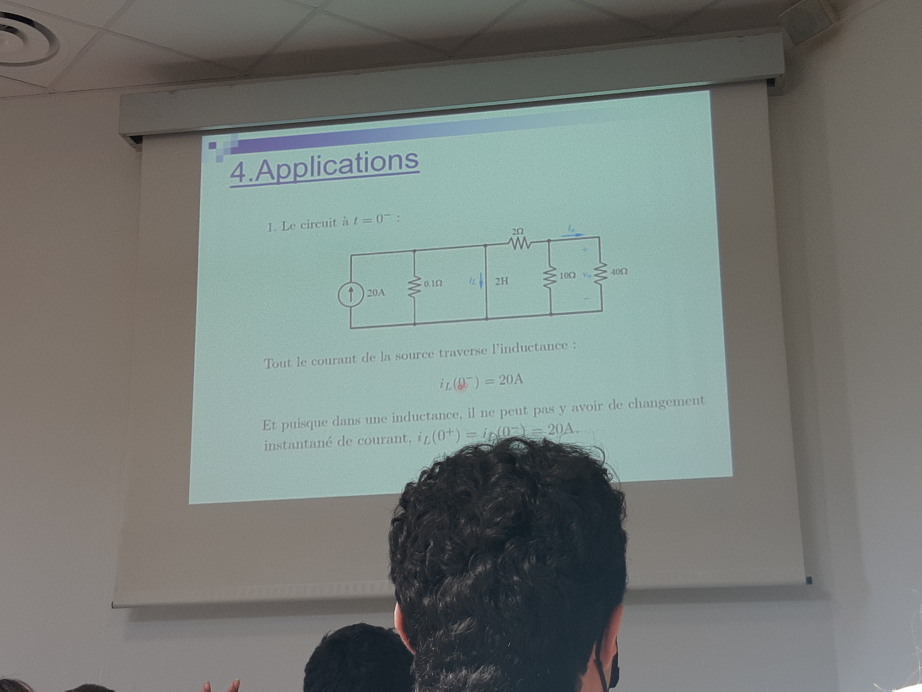
#> input picture Univ/cours/20210922_152358.jpg, 4608 x 3456 px, found by its file name (shown at 1/5 size)
$ python test.py
#> lines starting #> are read from the running program, lines starting #| are printed output that depends on the picture; after the words box and inside, x2 and y2 are one past the last pixel; in counts of white or black regions, pixels touching at a corner belong together
import cv2
import scan_mapper
import numpy as np

# directory = os.listdir("Dropbox\\ENSEM\\cours")

# for img_path in directory:
#     print(img_path)

img_ = cv2.imread("Dropbox\\ENSEM\\cours\\20210922_152358.jpg")
#> img_ is the input picture: shape (3456, 4608, 3); mean B, G, R 119.7, 123.6, 117.1

scale_percent = 30
width = int(img_.shape[1] * scale_percent / 100)
#> width = 1382
height = int(img_.shape[0] * scale_percent / 100)
#> height = 1036
dim = (width, height)
#> dim = (1382, 1036)

img = cv2.resize(img_, dim, interpolation=cv2.INTER_AREA)
img_2 = cv2.resize(img_, dim, interpolation=cv2.INTER_AREA)

thresh_val = 145

while True:
    grey = cv2.cvtColor(img, cv2.COLOR_BGR2GRAY)
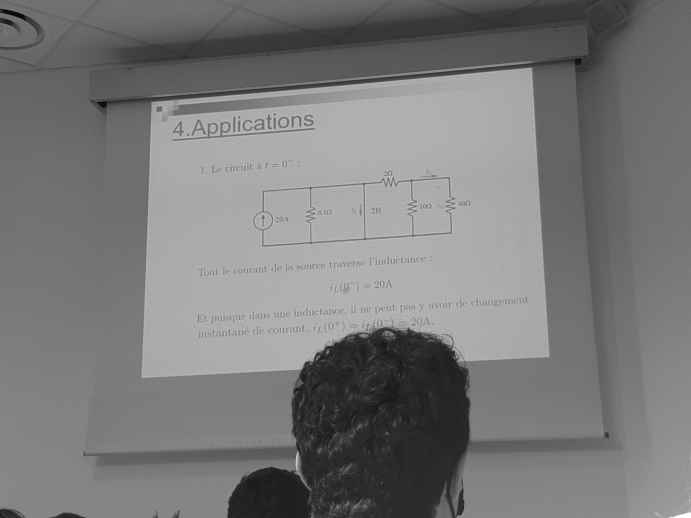
#> grey: shape (1036, 1382) (shown at 1/2 size); min 1, max 255, mean 121.2
    thresh = cv2.threshold(grey, thresh_val, 255, cv2.THRESH_BINARY)[1]
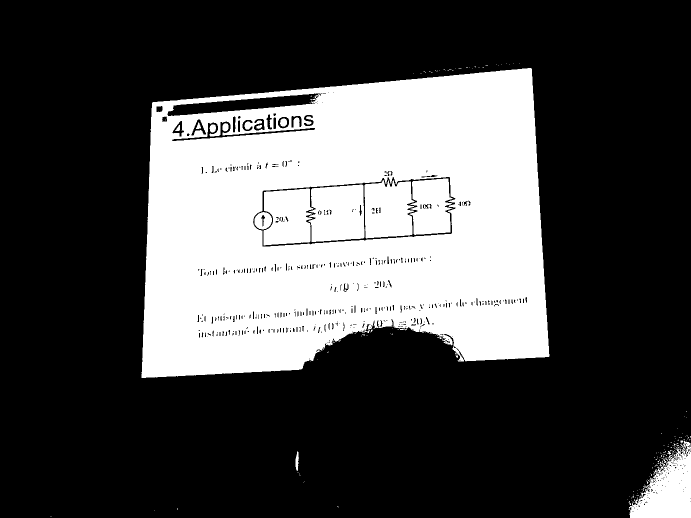
#> thresh: shape (1036, 1382) (shown at 1/2 size); 29.3% white; 180 white regions (163 under 20 px)
    cnt = cv2.findContours(thresh, cv2.RETR_EXTERNAL, cv2.CHAIN_APPROX_SIMPLE)[0]
#> cnt = 163 contours, 160 with area under 20; largest, box (x1, y1, x2, y2) and area: (283, 136, 1099, 756) 424979, (1257, 881, 1382, 1036) 11107, (591, 902, 598, 942) 137

    cnt = sorted(cnt, key=cv2.contourArea, reverse=True)

    # the loop extracts the boundary contours of the page
    for c in cnt:
        p = cv2.arcLength(c, True)
        approx = cv2.approxPolyDP(c, 0.02 * p, True)

        if len(approx) == 4:
            target = approx
            break
#> this loop made 16 passes
#> (p, target) on pass 16: (6.83, [[1302, 948], [1302, 950], [1303, 951], [1303, 949]])
#> p on passes 1 to 6: 3348.1, 919.2, 84.63, 27.9, 20.49, 33.56
    if len(approx) == 4:
#> (the run stopped early here; a loop or call above may not have finished)

$ run again, with Univ/cours/20210922_151502.jpg copied over Univ/cours/20210922_152358.jpg
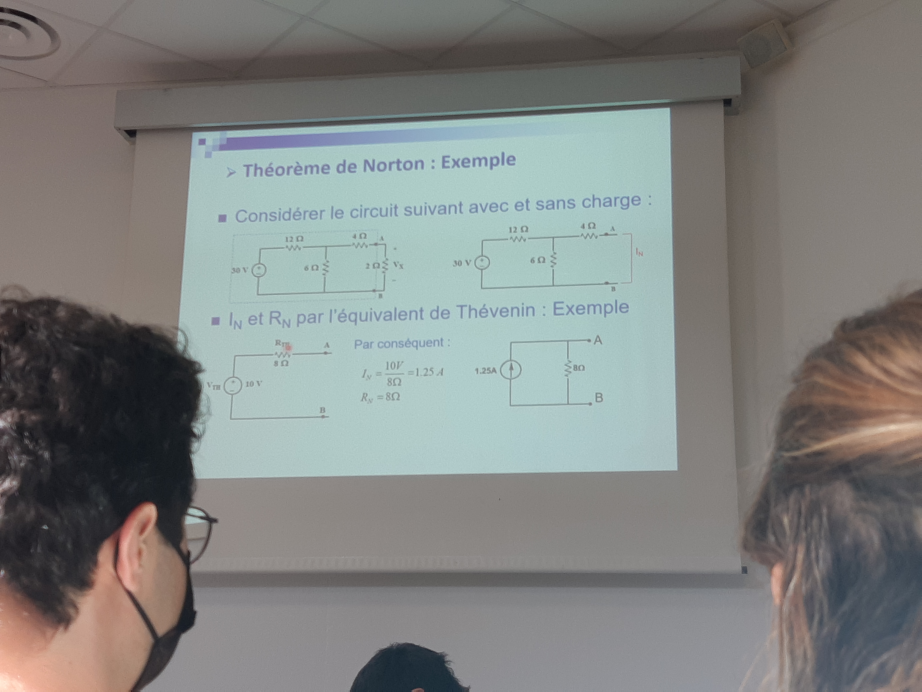
#> input picture Univ/cours/20210922_151502.jpg, 4608 x 3456 px, found by its file name (shown at 1/5 size)
#> img_ is the input picture: shape (3456, 4608, 3); mean B, G, R 128.5, 130.7, 127.9
#> `grey = cv2.cvtColor(img, cv2.COLOR_BGR2GRAY)`:
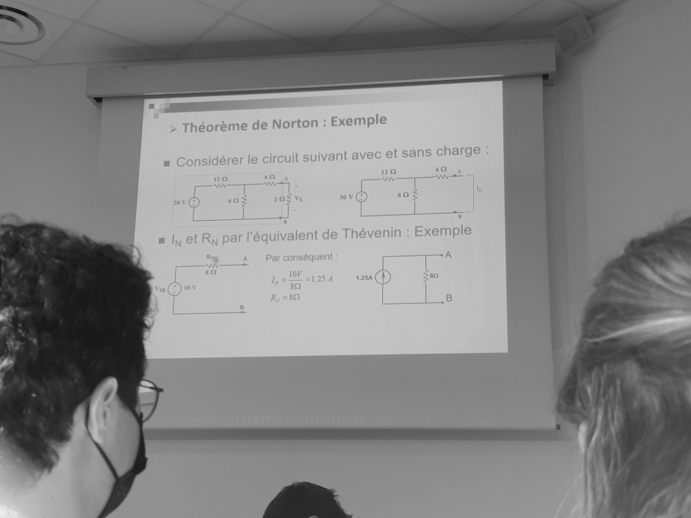
#> grey: shape (1036, 1382) (shown at 1/2 size); min 13, max 238, mean 129.6
#> `thresh = cv2.threshold(grey, thresh_val, 255, cv2.THRESH_BINARY)[1]`:
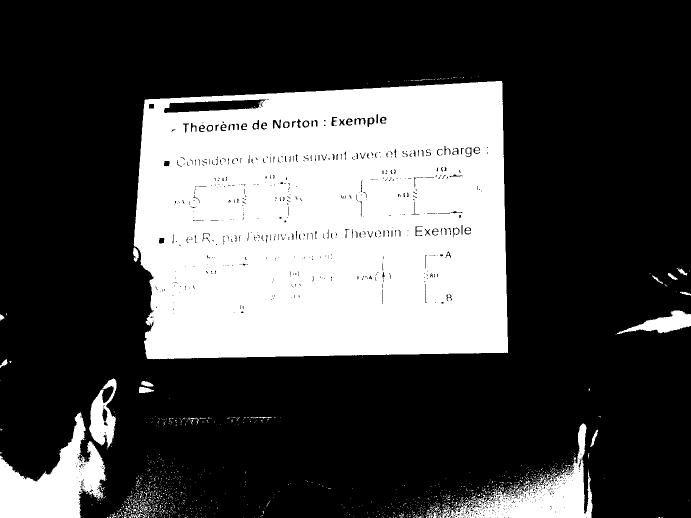
#> thresh: shape (1036, 1382) (shown at 1/2 size); 29.7% white; 1213 white regions (1166 under 20 px)
#> cnt = 1197 contours, 1178 with area under 20; largest, box (x1, y1, x2, y2) and area: (267, 162, 1016, 718) 383478, (0, 825, 211, 1036) 21224, (882, 847, 1185, 1036) 17068, (178, 757, 233, 897) 3966, (1233, 621, 1382, 669) 2892
#> the loop `for c in cnt:` made 1 pass
#> (p, target) on pass 1: (2684.7, [[1003, 162], [290, 199], [294, 716], [1015, 705]])

$ run again, with Univ/cours/20210922_151641.jpg copied over Univ/cours/20210922_152358.jpg
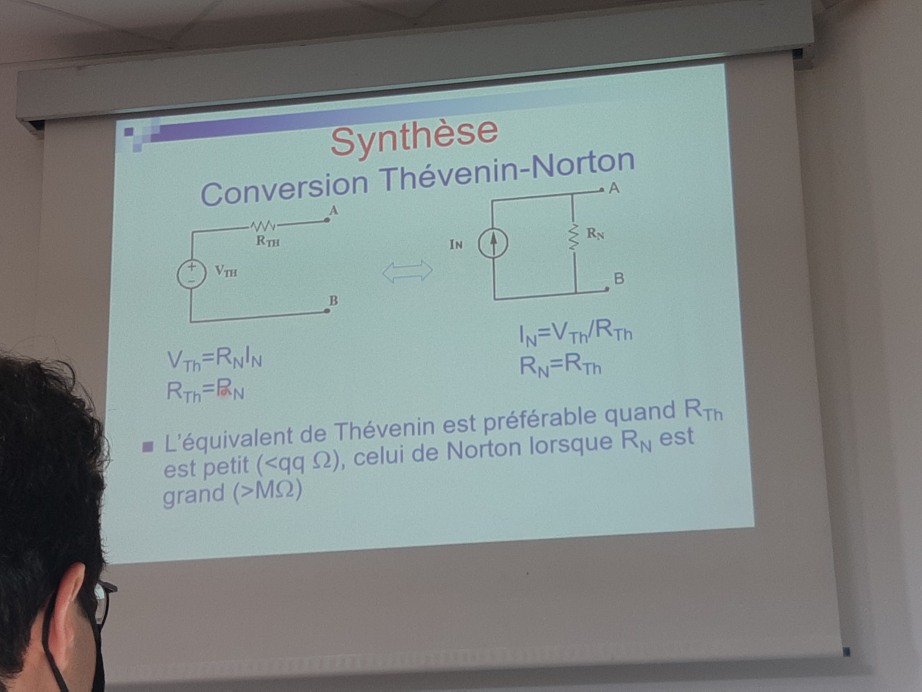
#> input picture Univ/cours/20210922_151641.jpg, 4608 x 3456 px, found by its file name (shown at 1/5 size)
#> img_ is the input picture: shape (3456, 4608, 3); mean B, G, R 133.4, 134.8, 127.2
#> `grey = cv2.cvtColor(img, cv2.COLOR_BGR2GRAY)`:
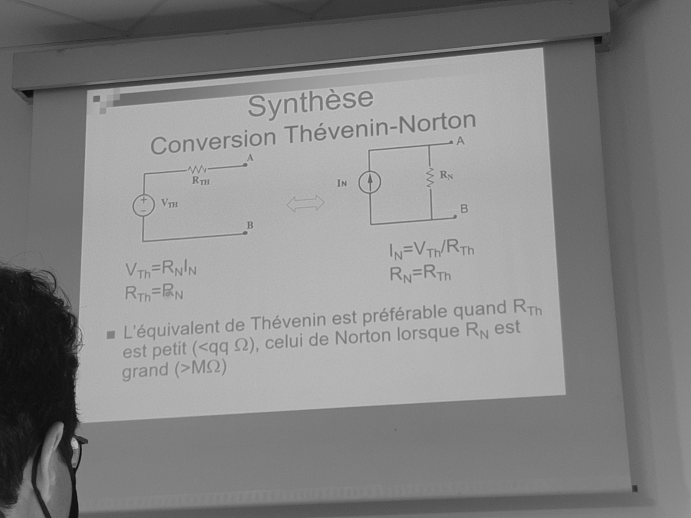
#> grey: shape (1036, 1382) (shown at 1/2 size); min 2, max 209, mean 132.4
#> `thresh = cv2.threshold(grey, thresh_val, 255, cv2.THRESH_BINARY)[1]`:
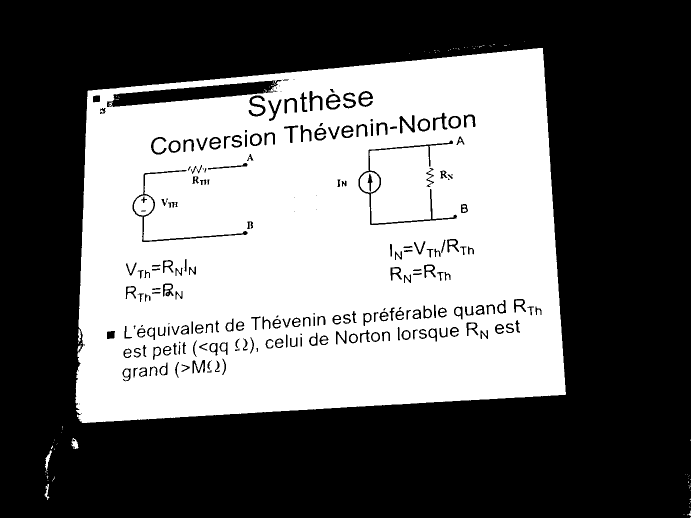
#> thresh: shape (1036, 1382) (shown at 1/2 size); 42.2% white; 150 white regions (86 under 20 px)
#> cnt = 75 contours, 69 with area under 20; largest, box (x1, y1, x2, y2) and area: (151, 96, 1132, 846) 640454, (143, 876, 157, 898) 156, (90, 900, 104, 943) 152, (90, 968, 99, 1000) 81, (156, 658, 162, 683) 74, (155, 691, 163, 703) 34
#> the loop `for c in cnt:` made 1 pass
#> (p, target) on pass 1: (3451, [[1085, 96], [176, 181], [158, 841], [1130, 789]])

$ run again, with Univ/cours/20210922_152340.jpg copied over Univ/cours/20210922_152358.jpg
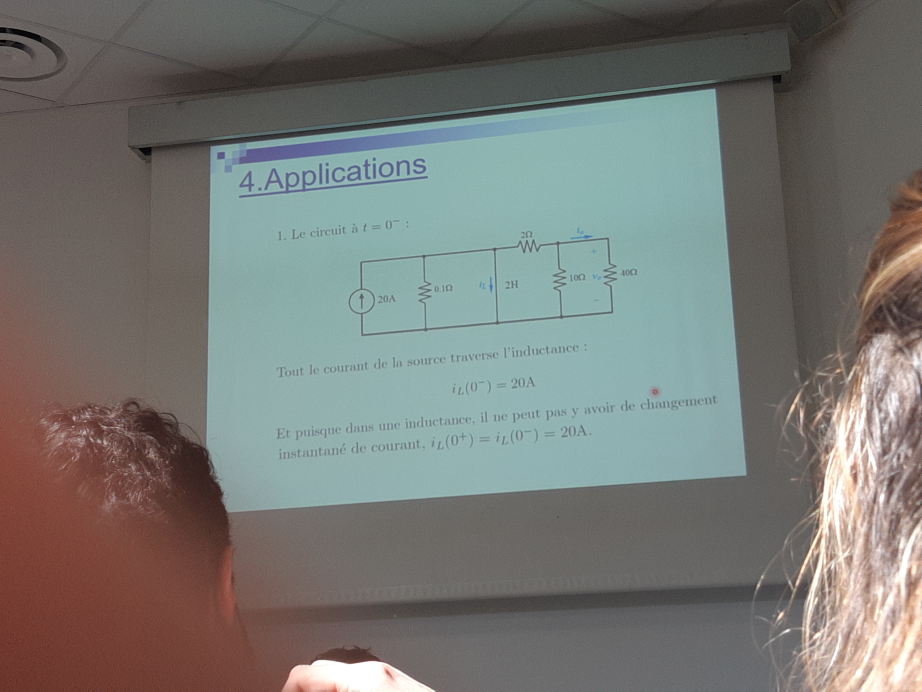
#> input picture Univ/cours/20210922_152340.jpg, 4608 x 3456 px, found by its file name (shown at 1/5 size)
#> img_ is the input picture: shape (3456, 4608, 3); mean B, G, R 115.4, 119.2, 117.9
#> `grey = cv2.cvtColor(img, cv2.COLOR_BGR2GRAY)`:
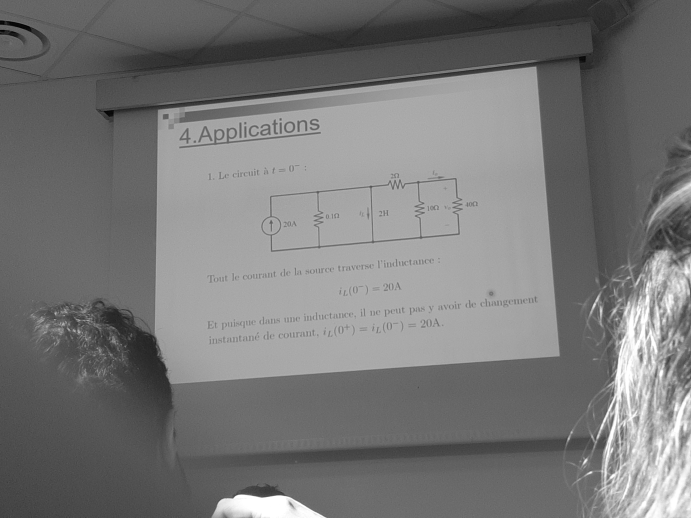
#> grey: shape (1036, 1382) (shown at 1/2 size); min 0, max 255, mean 118.3
#> `thresh = cv2.threshold(grey, thresh_val, 255, cv2.THRESH_BINARY)[1]`:
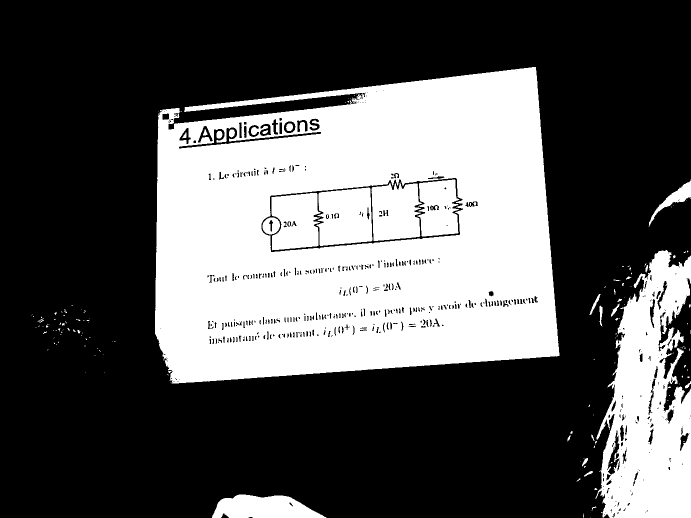
#> thresh: shape (1036, 1382) (shown at 1/2 size); 34.5% white; 175 white regions (142 under 20 px)
#> cnt = 153 contours, 139 with area under 20; largest, box (x1, y1, x2, y2) and area: (310, 134, 1119, 767) 430744, (1191, 500, 1382, 1036) 68682, (424, 989, 653, 1036) 7561, (1297, 361, 1382, 454) 1543, (1179, 588, 1201, 630) 154
#> the loop `for c in cnt:` made 1 pass
#> (p, target) on pass 1: (3781.3, [[1071, 134], [320, 220], [343, 766], [1118, 711]])
